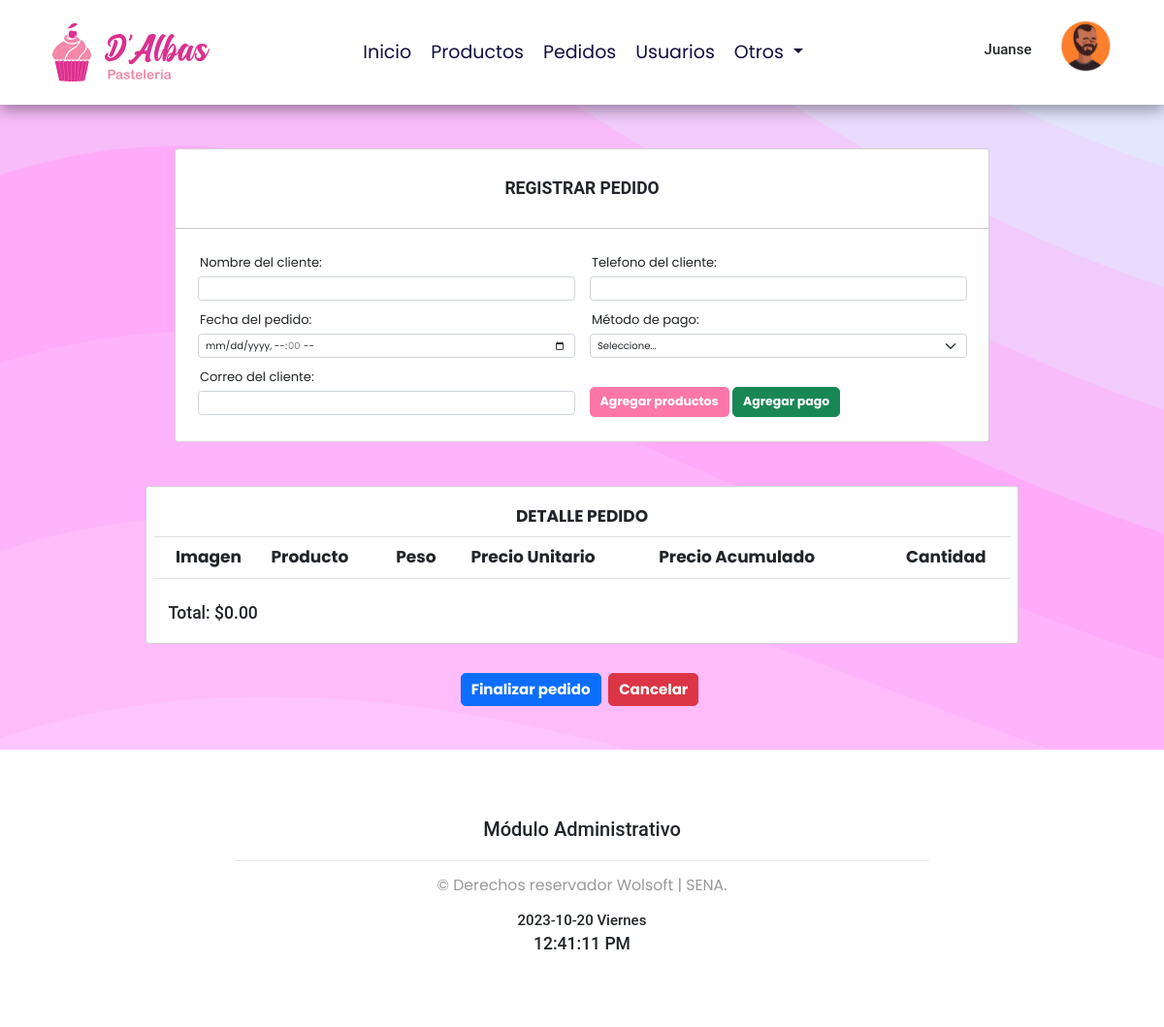
/vistaRegistrarPedidoAdmin/ (signed in), run on the app's committed database.
### app_DAlbas/models.py (models this page shows, shortened)
class User(AbstractUser):
    fotoUsuario = models.ImageField(upload_to=f"usuarios/",null=True,blank=True,db_comment="Foto del Usuario")
    tipoUsuario = models.CharField(max_length=15,choices=TIPO_USUARIOS,db_comment="Nombre del Tipo de usuario")
    estadoUsuario = models.CharField(max_length=10,choices=ESTADOS_USUARIOS,default='Activo',db_comment="Estado de los usuarios, deben estar activos para poder ingresar")
    fechaHoraCreacion  = models.DateTimeField(auto_now_add=True,db_comment="Fecha y hora del registro")
    fechaHoraActualizacion = models.DateTimeField(auto_now=True,db_comment="Fecha y hora última actualización")

### app_DAlbas/views.py (the view)
# urls.py: path('vistaRegistrarPedidoAdmin/',views.vistaRegistrarPedidoAdmin),
def vistaRegistrarPedidoAdmin(request):
    if request.user.is_authenticated:
        if request.user.groups.filter(name='Administrador').exists():
            today = date.today()
            productos = Productos.objects.all()
            retorno = {"METODOS_DE_PAGO":METODOS_DE_PAGO,"productos":productos,"today":today}
            return render(request, "administrador/registrarPedido.html",retorno)
        else:
            retorno = {"mensaje": "No tienes permiso para ingresar a esta vista"}
    else:
        retorno = {"mensaje": "Debe ingresar con sus credenciales"}
    return render(request, "login.html", retorno)

### app_DAlbas/Carrito.py (called while the page is built)
    def obtener_cantidad_total(self):
        total_cantidad = len(self.carrito)
        return total_cantidad

### app_DAlbas/context_processor.py (called while the page is built, shortened)
def totalCarrito(request):
    total = 0
    return {"total_carrito": total}

def cantidad_productos_carrito(request):
    carrito = Carrito(request)
    cantidad_productos = carrito.obtener_cantidad_total()
    return {'cantidad_productos_carrito': cantidad_productos}

### app_DAlbas/templates/administrador/registrarPedido.html (shortened to what this page needs)
{% extends "index.html" %}
{% block encabezado %}
{% include "administrador/encabezado.html" %}
{% endblock %}
{% block contenido %}
{% load static %}
<br>
    <div class="principal" style="width: 100%;">
        <div id="datosGenerales" class="m-5 card rounded mx-auto" style="width: 70vw;">
            <div class="mt-5 mb-4 text-center">
                <h3 class="fw-bold">REGISTRAR PEDIDO</h3>
            </div>
            <hr>
            <form action="" id="frmRegistrarPedido" autocomplete="off">
            <div class="form-group row m-4">
                <div class="mb-3 col-lg-6">
                    <label for="txtNombreCliente" class="form-label mx-1">Nombre del cliente:</label>
                    <input type="text" name="txtNombreCliente" id="txtNombreCliente" class="form-control" required>
                </div>
                <div class="mb-3 col-lg-6">
                    <label for="txtTelefonoCliente" class="form-label mx-1">Telefono del cliente:</label>
                    <input type="number" name="txtTelefonoCliente" id="txtTelefonoCliente" class="form-control" required>
                </div>
                <div class="mb-3 col-lg-6">
                    <label for="txtFechaHoraPedido" class="form-label mx-1">Fecha del pedido:</label>
                    <input type="datetime-local" name="txtFechaHoraPedido" id="txtFechaHoraPedido" class="form-control" min="{{ today|date:'Y-m-d' }}T00:00" step="3600" required>
                </div>
                <div class="mb-3 col-lg-6">
                    <label for="cbMetodoPago" class="form-label mx-1">Método de pago:</label>
                    <select name="cbMetodoPago" id="cbMetodoPago" class="form-select" required>
                        <option value="">Seleccione...</option>
                    </select>
                </div>
                <div class="mb-3 col-lg-6">
                    <label for="txtCorreoCliente" class="form-label mx-1">Correo del cliente:</label>
                    <input type="email" name="txtCorreoCliente" id="txtCorreoCliente" class="form-control" required>
                </div>
                <div class="mb-3 col-lg-6 pt-1 mt-1">
                    <button type="button" id="btnAbrirModalAnexarMaterial" class="btn mt-4 btn-lg text-white fw-bold" data-bs-toggle="modal" data-bs-target="#modalProductos" style="background-color: #fc77a7;">
                        Agregar productos
                    </button>
                    <button type="button" id="btnAbrirModalAnexarMaterial" class="btn btn-success btn-lg mt-4 text-white fw-bold" data-bs-toggle="modal" data-bs-target="#modalPagos">
                        Agregar pago
                    </button>
                </div>
            </div>
        </div>
        <br>
        <div id="vistaTablaPedidos" class="w-75 table-responsive card container" style="margin: 0 auto">
            <table class="table table-hover table-stripped mt-3" id="tblProductosPed">
                <thead >
                    <tr>
                        <th colspan="7" class="text-center">DETALLE PEDIDO</th>
                    </tr>
                    <tr class="text-dark">
                        <th scope="col" class='text-center'>Imagen</th>
                        <th scope="col">Producto</th>
                        <th scope="col">Peso</th>
                        <th scope="col">Precio Unitario</th>
                        <th scope="col">Precio Acumulado</th>
                        <th scope="col" class='text-center'>Cantidad</th>
                    </tr>
                </thead>
            </table>
            <br>
            <p class="mt-3 h3 mx-4" id="totalAPagar">Total: $0.00</p>
            <br>
        </div>
        <div class="text-center mt-5">
            <button class="btn btn-primary fw-bold text-white btn-lg" id="btnRegistrarPedido" style="margin: 0 auto; font-size: 15px;">Finalizar pedido</button>
            <a href="/inicioAdministrador/" type="button" class="btn btn-danger btn-lg fw-bold mx-2 text-white" style="font-size: 15px;">Cancelar</a>
        </div>
        <br><br>
    </div>
<br>
{% endblock %}
{% block footer %}
{% include "administrador/footer.html" %}
{% endblock %}

### app_DAlbas/templates/administrador/encabezado.html (shortened to what this page needs)
{% load static %}
<a href="/inicioAdministrador/" class="logo">
  <img src="{%static '../static/images/Logo.svg' %}" alt="" style="width: 70%; padding: 8%"/>
</a>
<nav class="navbar" id="menu" style="display: flex; justify-content: center; align-self: center; margin-right: 15rem;">
  <a href="/inicioAdministrador/">Inicio</a>
  <a href="/listarProductos/">Productos</a>
  <a href="/vistaListaPedidosAdministrador/">Pedidos</a>
  <a href="/vistaListaUsuarios/">Usuarios</a>
  <div class="dropdown">
    <a onclick="toggleDropdown1()" class="nav-link dropdown-toggle" href="//" id="navbarDarkDropdownMenuLink" role="button" data-bs-toggle="dropdown" aria-expanded="false">
      Otros
    </a>
  </div>
</nav>
<div class="row">
  <div class="col my-auto">
    <h4>
      {{user.first_name}}
    </h4>
  </div>
  <div class="col" id="cart-btn" type="button" data-bs-toggle="offcanvas" data-bs-target="#offcanvasRight" aria-controls="offcanvasRight" style="height: 9em; width: 9em;">
    <img src="/media/{{ user.fotoUsuario }}" alt="Foto del administrador" class="mx-auto mt-3" style="width: 90%; border-radius: 50%;">
  </div>
</div>

### app_DAlbas/static/css/style.css (style rules this page uses)
:root { --orange: #F26699; --black: #130f40; --light-color: #762b6c; --with: #F2F2F2; --pink-pastel: #F285AD; --pink: #D9145C; --box-shadow: 0 .5rem 1.5rem rgba(0, 0, 0, 0.384); --border: .2rem solid rgba(0, 0, 0, .1); --outline: .1rem solid rgba(0, 0, 0, .1); --outline-hover: .2rem solid var(--light-color); }
* { font-family: 'Poppins', sans-serif; margin: 0; padding: 0; box-sizing: border-box; outline: none; border: none; text-decoration: none; transition: all .2s linear; }
html { font-size: 62.5%; overflow-x: hidden; scroll-behavior: smooth; scroll-padding-top: 7rem; }
body { background-color: #FCD3FF; background-attachment: fixed; background-size: cover; }
.header .logo { font-size: 2.5rem; font-weight: bolder; color: var(--black); text-decoration: none !important; text-align: start !important; justify-self: start !important; }
.header .navbar a { font-size: 1.9rem; margin: 1rem; color: var(--black); }
nav#menu a { text-decoration: none !important; }
.dropdown { position: relative; display: inline-block; }
.row { display: flex; flex-wrap: wrap; margin-right: -15px; margin-left: -15px; }
a { color: #007bff; text-decoration: none; background-color: transparent; }
.container { font-family: Arial, sans-serif; margin: 0 auto; width: 80%; }
.table { font-size: 17px; width: 100%; margin: 0 auto; border-collapse: collapse; }
.table th, .table td { text-align: left; padding: 8px; }
a { -webkit-transition: .3s all ease; -o-transition: .3s all ease; transition: .3s all ease; }
a, a:hover { text-decoration: none !important; }
#datosGenerales { font-size: 1.3rem; }
h1, h2, h3, h4, h5, h6, .h1, .h2, .h3, .h4, .h5, .h6 { font-family: "Roboto", -apple-system, BlinkMacSystemFont, "Segoe UI", Roboto, "Helvetica Neue", Arial, "Noto Sans", sans-serif, "Apple Color Emoji", "Segoe UI Emoji", "Segoe UI Symbol", "Noto Color Emoji"; }
.logo img { width: 70px; }

### data on the page
User: first_name "Juanse", fotoUsuario (picture)
